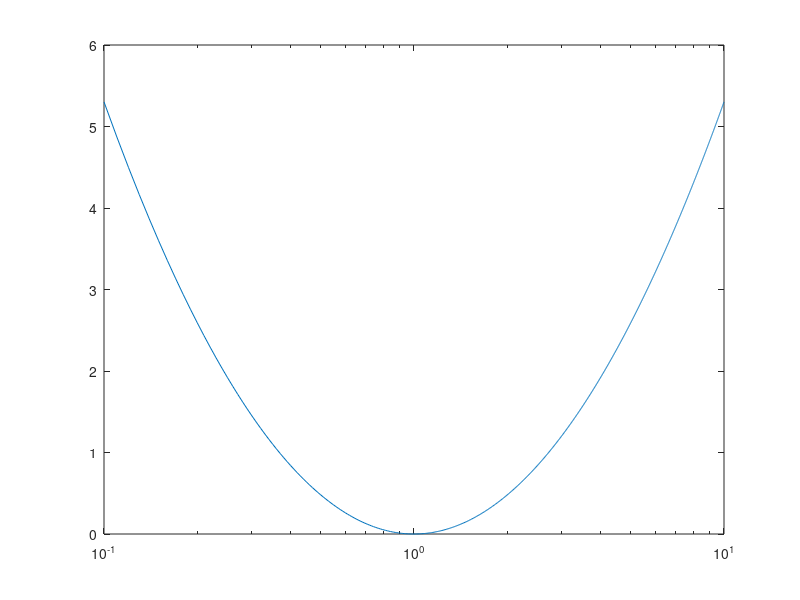

Reproduce this figure in MATLAB.
%% 1.1

clear
clc

v1 = 2.^(0:10);
disp(v1)

v2 = cos(pi ./ (1:10))';
disp(v2)

v3 = 1 ./ (10 * 2.^(0:5));
disp(v3)

v4 = [];
for i=1:10
    v4 = [v4 (exp(1)^i + (-1)^(i-1) * (1 + i*5)) 0];
end

disp(v4)

%% 1.2

clear
clc

A = zeros(5) + 2 * diag(diag(eye(5))) + 10 * diag(diag(eye(3)),2) + ...
    diag(diag(40),4) + diag(5 * diag(eye(4)),-1) + ...
    diag(10 * diag(eye(3)),-2) + diag(diag(40),-4)

Asum = sum(sum(A))

A1 = A(1:3,1:3)

A2 = [A(1,1) A(1,2) A(1,2)
      A(3,1) A(2,1) A(1,2)
      A(5,1) A(1,2) A(2,1)]

A2 = A([1 3 5], [1 2 4])

A3 = [A(2,1) A(1,2) A(1,3)
      A(1,3) A(1,1) A(1,2)
      A(1,2) A(2,1) A(1,1)]

A3 = A(2:4, [1 3 4])

%% 1.3

clear
clc

B = diag(ones(1, 10)) + [0, ones(1,8), 0]' * [1, zeros(1,8), 1] + ...
    [1, zeros(1,8), 1]' * [0, ones(1,8), 0]

C = diag((1:200)) + diag(ones(1, 199), 1) + diag(ones(1, 199), -1) + ...
    diag(ones(1, 198) / 2, 2) + diag(ones(1, 198) / 2, -2)

D = diag(20:-2:2) + diag(ones(1, 8) / 2, -2) + diag(3.^(0:8), 1)

%% 1.4

clear
clc

x = (0:3);

f1 = @(x) x .* sin(x) + (1 / 2) .^ sqrt(x);
f1(x)

f2 = @(x) x .^ 4 + log(x .^ 3 + 1);
f2(x)

%% 1.5

clear
clc

x = (0:0.01:6);

f = @(x) 2 + (x - 3) .* sin(5 .* (x - 3));

plot(x, f(x))

hold on

plot(x, - x + 5, '--')
plot(x, x - 1, '--')
grid on

title('Grafico della funzione f(x)', 'Color', 'w')
legend('f(x)', 'retta1', 'retta2', 'Location', 'northeastoutside');

xlabel('Asse x')
ylabel('Asse y')

hold off

%% 1.6

clear
clc

x = (0.1:0.01:10);

f = @(x) (log(x)).^2;

semilogx(x, f(x))